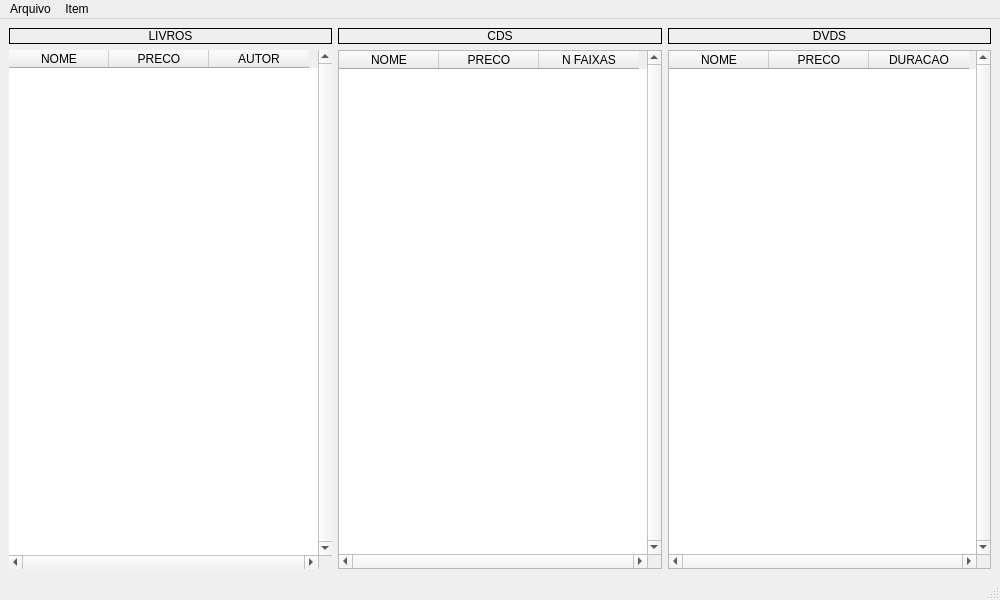
<?xml version="1.0" encoding="UTF-8"?>
<ui version="4.0">
 <class>MainLoja</class>
 <widget class="QMainWindow" name="MainLoja">
  <property name="geometry">
   <rect>
    <x>0</x>
    <y>0</y>
    <width>1000</width>
    <height>600</height>
   </rect>
  </property>
  <property name="windowTitle">
   <string>Estoque em Loja</string>
  </property>
  <widget class="QWidget" name="centralwidget">
   <layout class="QVBoxLayout" name="verticalLayout">
    <item>
     <layout class="QHBoxLayout" name="horizontalLayout_2">
      <item>
       <widget class="QLabel" name="labelLivro">
        <property name="autoFillBackground">
         <bool>true</bool>
        </property>
        <property name="frameShape">
         <enum>QFrame::Shape::Box</enum>
        </property>
        <property name="frameShadow">
         <enum>QFrame::Shadow::Plain</enum>
        </property>
        <property name="text">
         <string>LIVROS</string>
        </property>
        <property name="alignment">
         <set>Qt::AlignmentFlag::AlignCenter</set>
        </property>
       </widget>
      </item>
      <item>
       <widget class="QLabel" name="labelCD">
        <property name="autoFillBackground">
         <bool>true</bool>
        </property>
        <property name="frameShape">
         <enum>QFrame::Shape::Box</enum>
        </property>
        <property name="text">
         <string>CDS</string>
        </property>
        <property name="alignment">
         <set>Qt::AlignmentFlag::AlignCenter</set>
        </property>
       </widget>
      </item>
      <item>
       <widget class="QLabel" name="labelDVD">
        <property name="autoFillBackground">
         <bool>true</bool>
        </property>
        <property name="frameShape">
         <enum>QFrame::Shape::Box</enum>
        </property>
        <property name="text">
         <string>DVDS</string>
        </property>
        <property name="scaledContents">
         <bool>false</bool>
        </property>
        <property name="alignment">
         <set>Qt::AlignmentFlag::AlignCenter</set>
        </property>
       </widget>
      </item>
     </layout>
    </item>
    <item>
     <layout class="QHBoxLayout" name="horizontalLayout">
      <item>
       <widget class="QTableWidget" name="tableWidgeTLIVROS">
        <property name="frameShape">
         <enum>QFrame::Shape::NoFrame</enum>
        </property>
        <property name="verticalScrollBarPolicy">
         <enum>Qt::ScrollBarPolicy::ScrollBarAlwaysOn</enum>
        </property>
        <property name="horizontalScrollBarPolicy">
         <enum>Qt::ScrollBarPolicy::ScrollBarAlwaysOn</enum>
        </property>
        <property name="autoScroll">
         <bool>true</bool>
        </property>
        <property name="tabKeyNavigation">
         <bool>false</bool>
        </property>
        <property name="selectionMode">
         <enum>QAbstractItemView::SelectionMode::SingleSelection</enum>
        </property>
        <property name="selectionBehavior">
         <enum>QAbstractItemView::SelectionBehavior::SelectRows</enum>
        </property>
        <attribute name="verticalHeaderVisible">
         <bool>false</bool>
        </attribute>
        <column>
         <property name="text">
          <string>NOME</string>
         </property>
         <property name="font">
          <font>
           <bold>false</bold>
          </font>
         </property>
        </column>
        <column>
         <property name="text">
          <string>PRECO</string>
         </property>
        </column>
        <column>
         <property name="text">
          <string>AUTOR</string>
         </property>
        </column>
       </widget>
      </item>
      <item>
       <widget class="QTableWidget" name="tableWidgetCDS">
        <property name="verticalScrollBarPolicy">
         <enum>Qt::ScrollBarPolicy::ScrollBarAlwaysOn</enum>
        </property>
        <property name="horizontalScrollBarPolicy">
         <enum>Qt::ScrollBarPolicy::ScrollBarAlwaysOn</enum>
        </property>
        <property name="autoScroll">
         <bool>true</bool>
        </property>
        <property name="tabKeyNavigation">
         <bool>false</bool>
        </property>
        <property name="selectionMode">
         <enum>QAbstractItemView::SelectionMode::SingleSelection</enum>
        </property>
        <property name="selectionBehavior">
         <enum>QAbstractItemView::SelectionBehavior::SelectRows</enum>
        </property>
        <attribute name="verticalHeaderVisible">
         <bool>false</bool>
        </attribute>
        <column>
         <property name="text">
          <string>NOME</string>
         </property>
        </column>
        <column>
         <property name="text">
          <string>PRECO</string>
         </property>
        </column>
        <column>
         <property name="text">
          <string>N FAIXAS</string>
         </property>
        </column>
       </widget>
      </item>
      <item>
       <widget class="QTableWidget" name="tableWidgetDVDS">
        <property name="verticalScrollBarPolicy">
         <enum>Qt::ScrollBarPolicy::ScrollBarAlwaysOn</enum>
        </property>
        <property name="horizontalScrollBarPolicy">
         <enum>Qt::ScrollBarPolicy::ScrollBarAlwaysOn</enum>
        </property>
        <property name="autoScroll">
         <bool>true</bool>
        </property>
        <property name="tabKeyNavigation">
         <bool>false</bool>
        </property>
        <property name="selectionMode">
         <enum>QAbstractItemView::SelectionMode::SingleSelection</enum>
        </property>
        <property name="selectionBehavior">
         <enum>QAbstractItemView::SelectionBehavior::SelectRows</enum>
        </property>
        <attribute name="verticalHeaderVisible">
         <bool>false</bool>
        </attribute>
        <column>
         <property name="text">
          <string>NOME</string>
         </property>
        </column>
        <column>
         <property name="text">
          <string>PRECO</string>
         </property>
        </column>
        <column>
         <property name="text">
          <string>DURACAO</string>
         </property>
        </column>
       </widget>
      </item>
     </layout>
    </item>
   </layout>
  </widget>
  <widget class="QMenuBar" name="menubar">
   <property name="geometry">
    <rect>
     <x>0</x>
     <y>0</y>
     <width>1000</width>
     <height>21</height>
    </rect>
   </property>
   <widget class="QMenu" name="menuArquivo">
    <property name="title">
     <string>Arquivo</string>
    </property>
    <addaction name="actionLer"/>
    <addaction name="actionSalvar"/>
    <addaction name="separator"/>
    <addaction name="actionSair"/>
   </widget>
   <widget class="QMenu" name="menuItem">
    <property name="title">
     <string>Item</string>
    </property>
    <addaction name="actionIncluir_Livro"/>
    <addaction name="actionIncluir_CD"/>
    <addaction name="actionIncluir_DVD"/>
   </widget>
   <addaction name="menuArquivo"/>
   <addaction name="menuItem"/>
  </widget>
  <widget class="QStatusBar" name="statusbar"/>
  <action name="actionLer">
   <property name="text">
    <string>Ler...</string>
   </property>
  </action>
  <action name="actionSalvar">
   <property name="text">
    <string>Salvar...</string>
   </property>
  </action>
  <action name="actionSair">
   <property name="text">
    <string>Sair</string>
   </property>
  </action>
  <action name="actionIncluir_Livro">
   <property name="text">
    <string>Incluir Livro...</string>
   </property>
  </action>
  <action name="actionIncluir_CD">
   <property name="text">
    <string>Incluir CD...</string>
   </property>
  </action>
  <action name="actionIncluir_DVD">
   <property name="text">
    <string>Incluir DVD...</string>
   </property>
  </action>
 </widget>
 <resources/>
 <connections/>
</ui>
